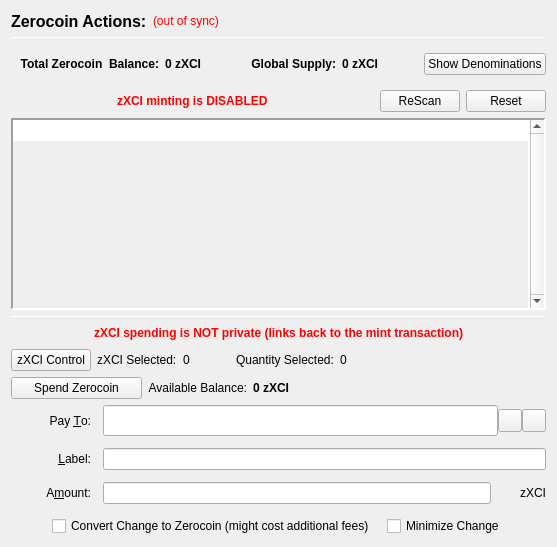
                  <widget class="QFrame" name="verticalFrameLeft">
                   <layout class="QVBoxLayout" name="verticalLayout_2">
                    <item>
                     <layout class="QVBoxLayout" name="verticalLayout_3">
                      <item>
                       <layout class="QHBoxLayout" name="horizontalLayout_3">
                        <item>
                         <widget class="QLabel" name="labelzXCIActions">
                          <property name="font">
                           <font>
                            <pointsize>12</pointsize>
                            <weight>75</weight>
                            <bold>true</bold>
                           </font>
                          </property>
                          <property name="text">
                           <string>Zerocoin Actions:</string>
                          </property>
                          <property name="alignment">
                           <set>Qt::AlignLeading|Qt::AlignLeft|Qt::AlignVCenter</set>
                          </property>
                         </widget>
                        </item>
                        <item>
                         <widget class="QLabel" name="labelzXCISyncStatus">
                          <property name="toolTip">
                           <string>The displayed information may be out of date. Your wallet automatically synchronizes with the XCIENTOS network after a connection is established, but this process has not completed yet.</string>
                          </property>
                          <property name="styleSheet">
                           <string notr="true">QLabel { color: red; }</string>
                          </property>
                          <property name="text">
                           <string notr="true">(out of sync)</string>
                          </property>
                          <property name="alignment">
                           <set>Qt::AlignLeading|Qt::AlignLeft|Qt::AlignVCenter</set>
                          </property>
                         </widget>
                        </item>
                        <item>
                         <spacer name="horizontalSpacer">
                          <property name="orientation">
                           <enum>Qt::Horizontal</enum>
                          </property>
                          <property name="sizeHint" stdset="0">
                           <size>
                            <width>40</width>
                            <height>20</height>
                           </size>
                          </property>
                         </spacer>
                        </item>
                       </layout>
                      </item>
                      <item>
                       <widget class="Line" name="lineUpperLeft">
                        <property name="minimumSize">
                         <size>
                          <width>0</width>
                          <height>1</height>
                         </size>
                        </property>
                        <property name="maximumSize">
                         <size>
                          <width>16777215</width>
                          <height>1</height>
                         </size>
                        </property>
                        <property name="frameShadow">
                         <enum>QFrame::Sunken</enum>
                        </property>
                        <property name="orientation">
                         <enum>Qt::Horizontal</enum>
                        </property>
                       </widget>
                      </item>
                      <item>
                       <widget class="QFrame" name="balanceSupplyFrame">
                        <layout class="QHBoxLayout" name="horizontalLayout_2" stretch="0,0,0,1,0">
                         <property name="rightMargin">
                          <number>0</number>
                         </property>
                         <item>
                          <layout class="QHBoxLayout" name="horizontalLayout_34">
                           <item>
                            <widget class="QLabel" name="labelzAvailableText_3">
                             <property name="font">
                              <font>
                               <weight>75</weight>
                               <bold>true</bold>
                              </font>
                             </property>
                             <property name="toolTip">
                              <string>Total Balance including unconfirmed and immature zXCI</string>
                             </property>
                             <property name="text">
                              <string>Total Zerocoin  Balance:</string>
                             </property>
                             <property name="alignment">
                              <set>Qt::AlignRight|Qt::AlignTrailing|Qt::AlignVCenter</set>
                             </property>
                            </widget>
                           </item>
                           <item>
                            <widget class="QLabel" name="labelzAvailableAmount_4">
                             <property name="minimumSize">
                              <size>
                               <width>40</width>
                               <height>0</height>
                              </size>
                             </property>
                             <property name="font">
                              <font>
                               <weight>75</weight>
                               <bold>true</bold>
                              </font>
                             </property>
                             <property name="toolTip">
                              <string>Total Balance including unconfirmed and immature zXCI</string>
                             </property>
                             <property name="text">
                              <string>0 zXCI</string>
                             </property>
                             <property name="alignment">
                              <set>Qt::AlignLeading|Qt::AlignLeft|Qt::AlignVCenter</set>
                             </property>
                            </widget>
                           </item>
                          </layout>
                         </item>
                         <item>
                          <spacer name="horizontalSpacer_32">
                           <property name="orientation">
                            <enum>Qt::Horizontal</enum>
                           </property>
                           <property name="sizeHint" stdset="0">
                            <size>
                             <width>40</width>
                             <height>20</height>
                            </size>
                           </property>
                          </spacer>
                         </item>
                         <item>
                          <layout class="QHBoxLayout" name="horizontalLayout_35">
                           <item>
                            <widget class="QLabel" name="labelZsupplyText_2">
                             <property name="font">
                              <font>
                               <weight>75</weight>
                               <bold>true</bold>
                              </font>
                             </property>
                             <property name="text">
                              <string>Global Supply:</string>
                             </property>
                             <property name="alignment">
                              <set>Qt::AlignRight|Qt::AlignTrailing|Qt::AlignVCenter</set>
                             </property>
                            </widget>
                           </item>
                           <item>
                            <widget class="QLabel" name="labelZsupplyAmount_2">
                             <property name="font">
                              <font>
                               <weight>75</weight>
                               <bold>true</bold>
                              </font>
                             </property>
                             <property name="text">
                              <string>0 zXCI</string>
                             </property>
                            </widget>
                           </item>
                          </layout>
                         </item>
                         <item>
                          <spacer name="horizontalSpacer_31">
                           <property name="orientation">
                            <enum>Qt::Horizontal</enum>
                           </property>
                           <property name="sizeHint" stdset="0">
                            <size>
                             <width>40</width>
                             <height>20</height>
                            </size>
                           </property>
                          </spacer>
                         </item>
                         <item>
                          <widget class="QPushButton" name="pushButtonShowDenoms">
                           <property name="toolTip">
                            <string>Show zXCI denominations list</string>
                           </property>
                           <property name="text">
                            <string>Show Denominations</string>
                           </property>
                          </widget>
                         </item>
                        </layout>
                       </widget>
                      </item>
                      <item>
                       <layout class="QHBoxLayout" name="horizontalLayout_4">
                        <item>
                         <spacer name="horizontalSpacer_2">
                          <property name="orientation">
                           <enum>Qt::Horizontal</enum>
                          </property>
                          <property name="sizeHint" stdset="0">
                           <size>
                            <width>40</width>
                            <height>20</height>
                           </size>
                          </property>
                         </spacer>
                        </item>
                        <item>
                         <widget class="QLabel" name="label">
                          <property name="styleSheet">
                           <string notr="true">color: red;
font-weight: bold;</string>
                          </property>
                          <property name="text">
                           <string>zXCI minting is DISABLED</string>
                          </property>
                         </widget>
                        </item>
                        <item>
                         <spacer name="horizontalSpacer_3">
                          <property name="orientation">
                           <enum>Qt::Horizontal</enum>
                          </property>
                          <property name="sizeHint" stdset="0">
                           <size>
                            <width>40</width>
                            <height>20</height>
                           </size>
                          </property>
                         </spacer>
                        </item>
                        <item>
                         <widget class="QPushButton" name="pushButtonMintReset">
                          <property name="maximumSize">
                           <size>
                            <width>80</width>
                            <height>16777215</height>
                           </size>
                          </property>
                          <property name="toolTip">
                           <string>Rescan the complete blockchain for  Zerocoin mints and their meta-data.</string>
                          </property>
                          <property name="text">
                           <string>ReScan</string>
                          </property>
                         </widget>
                        </item>
                        <item>
                         <widget class="QPushButton" name="pushButtonSpentReset">
                          <property name="maximumSize">
                           <size>
                            <width>80</width>
                            <height>16777215</height>
                           </size>
                          </property>
                          <property name="toolTip">
                           <string>Reset Zerocoin Wallet DB. Deletes transactions that did not make it into the blockchain.</string>
                          </property>
                          <property name="text">
                           <string>Reset</string>
                          </property>
                         </widget>
                        </item>
                       </layout>
                      </item>
                      <item>
                       <widget class="QPlainTextEdit" name="TEMintStatus">
                        <property name="font">
                         <font>
                          <pointsize>8</pointsize>
                         </font>
                        </property>
                        <property name="toolTip">
                         <string>Status and/or Mesages from the last Mint Action.</string>
                        </property>
                        <property name="frameShape">
                         <enum>QFrame::Panel</enum>
                        </property>
                        <property name="frameShadow">
                         <enum>QFrame::Sunken</enum>
                        </property>
                        <property name="lineWidth">
                         <number>2</number>
                        </property>
                        <property name="midLineWidth">
                         <number>2</number>
                        </property>
                        <property name="verticalScrollBarPolicy">
                         <enum>Qt::ScrollBarAlwaysOn</enum>
                        </property>
                        <property name="horizontalScrollBarPolicy">
                         <enum>Qt::ScrollBarAlwaysOff</enum>
                        </property>
                        <property name="readOnly">
                         <bool>true</bool>
                        </property>
                        <property name="plainText">
                         <string notr="true"/>
                        </property>
                        <property name="backgroundVisible">
                         <bool>true</bool>
                        </property>
                       </widget>
                      </item>
                      <item>
                       <widget class="Line" name="line">
                        <property name="minimumSize">
                         <size>
                          <width>0</width>
                          <height>1</height>
                         </size>
                        </property>
                        <property name="maximumSize">
                         <size>
                          <width>16777215</width>
                          <height>1</height>
                         </size>
                        </property>
                        <property name="orientation">
                         <enum>Qt::Horizontal</enum>
                        </property>
                       </widget>
                      </item>
                      <item>
                       <layout class="QHBoxLayout" name="horizontalLayout_7">
                        <item>
                         <spacer name="horizontalSpacer_18">
                          <property name="orientation">
                           <enum>Qt::Horizontal</enum>
                          </property>
                          <property name="sizeHint" stdset="0">
                           <size>
                            <width>40</width>
                            <height>20</height>
                           </size>
                          </property>
                         </spacer>
                        </item>
                        <item>
                         <widget class="QLabel" name="label_2">
                          <property name="styleSheet">
                           <string notr="true">color: red;
font-weight: bold;</string>
                          </property>
                          <property name="text">
                           <string>zXCI spending is NOT private (links back to the mint transaction)</string>
                          </property>
                         </widget>
                        </item>
                        <item>
                         <spacer name="horizontalSpacer_30">
                          <property name="orientation">
                           <enum>Qt::Horizontal</enum>
                          </property>
                          <property name="sizeHint" stdset="0">
                           <size>
                            <width>40</width>
                            <height>20</height>
                           </size>
                          </property>
                         </spacer>
                        </item>
                       </layout>
                      </item>
                      <item>
                       <layout class="QHBoxLayout" name="horizontalLayout_24">
                        <property name="leftMargin">
                         <number>0</number>
                        </property>
                        <property name="bottomMargin">
                         <number>0</number>
                        </property>
                        <item>
                         <widget class="QPushButton" name="pushButtonZPivControl">
                          <property name="text">
                           <string>zXCI Control</string>
                          </property>
                         </widget>
                        </item>
                        <item>
                         <widget class="QLabel" name="labelzPivSelected">
                          <property name="text">
                           <string>zXCI Selected:</string>
                          </property>
                         </widget>
                        </item>
                        <item>
                         <widget class="QLabel" name="labelzPivSelected_int">
                          <property name="text">
                           <string>0</string>
                          </property>
                         </widget>
                        </item>
                        <item>
                         <spacer name="horizontalSpacer_17">
                          <property name="orientation">
                           <enum>Qt::Horizontal</enum>
                          </property>
                          <property name="sizeType">
                           <enum>QSizePolicy::Fixed</enum>
                          </property>
                          <property name="sizeHint" stdset="0">
                           <size>
                            <width>40</width>
                            <height>20</height>
                           </size>
                          </property>
                         </spacer>
                        </item>
                        <item>
                         <widget class="QLabel" name="labelQuantitySelected">
                          <property name="text">
                           <string>Quantity Selected:</string>
                          </property>
                         </widget>
                        </item>
                        <item>
                         <widget class="QLabel" name="labelQuantitySelected_int">
                          <property name="text">
                           <string>0</string>
                          </property>
                         </widget>
                        </item>
                        <item>
                         <spacer name="horizontalSpacer_19">
                          <property name="orientation">
                           <enum>Qt::Horizontal</enum>
                          </property>
                          <property name="sizeHint" stdset="0">
                           <size>
                            <width>40</width>
                            <height>20</height>
                           </size>
                          </property>
                         </spacer>
                        </item>
                       </layout>
                      </item>
                      <item>
                       <layout class="QHBoxLayout" name="horizontalLayout_6">
                        <item>
                         <widget class="QPushButton" name="pushButtonSpendzXCI">
                          <property name="minimumSize">
                           <size>
                            <width>131</width>
                            <height>0</height>
                           </size>
                          </property>
                          <property name="toolTip">
                           <string>Spend Zerocoin. Without 'Pay To:' address creates payments to yourself.</string>
                          </property>
                          <property name="text">
                           <string>Spend Zerocoin</string>
                          </property>
                         </widget>
                        </item>
                        <item>
                         <widget class="QLabel" name="labelzXCIBalanceText">
                          <property name="toolTip">
                           <string>Available (mature and spendable) zXCI for spending</string>
                          </property>
                          <property name="text">
                           <string>Available Balance:</string>
                          </property>
                          <property name="alignment">
                           <set>Qt::AlignRight|Qt::AlignTrailing|Qt::AlignVCenter</set>
                          </property>
                         </widget>
                        </item>
                        <item>
                         <widget class="QLabel" name="labelzAvailableAmount_2">
                          <property name="font">
                           <font>
                            <weight>75</weight>
                            <bold>true</bold>
                           </font>
                          </property>
                          <property name="toolTip">
                           <string>Available (mature and spendable) zXCI for spending

zXCI are mature when they have more than 20 confirmations AND more than 2 mints of the same denomination after them were minted</string>
                          </property>
                          <property name="text">
                           <string>0 zXCI</string>
                          </property>
                          <property name="alignment">
                           <set>Qt::AlignLeading|Qt::AlignLeft|Qt::AlignVCenter</set>
                          </property>
                         </widget>
                        </item>
                        <item>
                         <spacer name="horizontalSpacer_4">
                          <property name="orientation">
                           <enum>Qt::Horizontal</enum>
                          </property>
                          <property name="sizeHint" stdset="0">
                           <size>
                            <width>40</width>
                            <height>20</height>
                           </size>
                          </property>
                         </spacer>
                        </item>
                       </layout>
                      </item>
                      <item>
                       <layout class="QGridLayout" name="gridLayout_7">
                        <property name="spacing">
                         <number>12</number>
                        </property>
                        <item row="0" column="0">
                         <widget class="QLabel" name="payToLabel">
                          <property name="minimumSize">
                           <size>
                            <width>80</width>
                            <height>0</height>
                           </size>
                          </property>
                          <property name="text">
                           <string>Pay &amp;To:</string>
                          </property>
                          <property name="alignment">
                           <set>Qt::AlignRight|Qt::AlignTrailing|Qt::AlignVCenter</set>
                          </property>
                          <property name="buddy">
                           <cstring>payTo</cstring>
                          </property>
                         </widget>
                        </item>
                        <item row="0" column="1">
                         <layout class="QHBoxLayout" name="payToLayout">
                          <property name="spacing">
                           <number>0</number>
                          </property>
                          <item>
                           <widget class="QValidatedLineEdit" name="payTo">
                            <property name="enabled">
                             <bool>true</bool>
                            </property>
                            <property name="minimumSize">
                             <size>
                              <width>0</width>
                              <height>31</height>
                             </size>
                            </property>
                            <property name="toolTip">
                             <string>The XCIENTOS address to send the payment to. Creates local payment to yourself when empty.</string>
                            </property>
                           </widget>
                          </item>
                          <item>
                           <widget class="QToolButton" name="addressBookButton">
                            <property name="toolTip">
                             <string>Choose previously used address</string>
                            </property>
                            <property name="text">
                             <string/>
                            </property>
                            <property name="icon">
                             <iconset resource="../xcientos.qrc">
                              <normaloff>:/icons/address-book</normaloff>:/icons/address-book</iconset>
                            </property>
                            <property name="shortcut">
                             <string>Alt+A</string>
                            </property>
                           </widget>
                          </item>
                          <item>
                           <widget class="QToolButton" name="pasteButton">
                            <property name="toolTip">
                             <string>Paste address from clipboard</string>
                            </property>
                            <property name="text">
                             <string/>
                            </property>
                            <property name="icon">
                             <iconset resource="../xcientos.qrc">
                              <normaloff>:/icons/editpaste</normaloff>:/icons/editpaste</iconset>
                            </property>
                            <property name="shortcut">
                             <string>Alt+P</string>
                            </property>
                           </widget>
                          </item>
                         </layout>
                        </item>
                        <item row="1" column="0">
                         <widget class="QLabel" name="labelLabel">
                          <property name="minimumSize">
                           <size>
                            <width>80</width>
                            <height>0</height>
                           </size>
                          </property>
                          <property name="text">
                           <string>&amp;Label:</string>
                          </property>
                          <property name="alignment">
                           <set>Qt::AlignRight|Qt::AlignTrailing|Qt::AlignVCenter</set>
                          </property>
                          <property name="buddy">
                           <cstring>addAsLabel</cstring>
                          </property>
                         </widget>
                        </item>
                        <item row="1" column="1">
                         <widget class="QLineEdit" name="addAsLabel">
                          <property name="toolTip">
                           <string>Enter a label for this address to add it to the list of used addresses</string>
                          </property>
                         </widget>
                        </item>
                        <item row="2" column="0">
                         <widget class="QLabel" name="amountLabel">
                          <property name="minimumSize">
                           <size>
                            <width>80</width>
                            <height>0</height>
                           </size>
                          </property>
                          <property name="text">
                           <string>A&amp;mount:</string>
                          </property>
                          <property name="alignment">
                           <set>Qt::AlignRight|Qt::AlignTrailing|Qt::AlignVCenter</set>
                          </property>
                          <property name="buddy">
                           <cstring>zXCIpayAmount</cstring>
                          </property>
                         </widget>
                        </item>
                        <item row="2" column="1">
                         <layout class="QHBoxLayout" name="horizontalLayout_9">
                          <property name="spacing">
                           <number>0</number>
                          </property>
                          <item>
                           <widget class="QLineEdit" name="zXCIpayAmount"/>
                          </item>
                          <item>
                           <widget class="QLabel" name="labelzXCI">
                            <property name="minimumSize">
                             <size>
                              <width>55</width>
                              <height>0</height>
                             </size>
                            </property>
                            <property name="text">
                             <string>zXCI</string>
                            </property>
                            <property name="alignment">
                             <set>Qt::AlignRight|Qt::AlignTrailing|Qt::AlignVCenter</set>
                            </property>
                           </widget>
                          </item>
                         </layout>
                        </item>
                        <item row="3" column="0" colspan="2">
                         <layout class="QHBoxLayout" name="horizontalLayout_10">
                          <item>
                           <spacer name="horizontalSpacer_5">
                            <property name="orientation">
                             <enum>Qt::Horizontal</enum>
                            </property>
                            <property name="sizeHint" stdset="0">
                             <size>
                              <width>40</width>
                              <height>20</height>
                             </size>
                            </property>
                           </spacer>
                          </item>
                          <item>
                           <widget class="QCheckBox" name="checkBoxMintChange">
                            <property name="sizePolicy">
                             <sizepolicy hsizetype="MinimumExpanding" vsizetype="Fixed">
                              <horstretch>0</horstretch>
                              <verstretch>0</verstretch>
                             </sizepolicy>
                            </property>
                            <property name="layoutDirection">
                             <enum>Qt::LeftToRight</enum>
                            </property>
                            <property name="text">
                             <string>Convert Change to Zerocoin (might cost additional fees)</string>
                            </property>
                           </widget>
                          </item>
                          <item>
                           <widget class="QCheckBox" name="checkBoxMinimizeChange">
                            <property name="toolTip">
                             <string>If checked, the wallet tries to minimize the returning change instead of minimizing the number of spent denominations.</string>
                            </property>
                            <property name="text">
                             <string>Minimize Change</string>
                            </property>
                           </widget>
                          </item>
                          <item>
                           <spacer name="horizontalSpacer_6">
                            <property name="orientation">
                             <enum>Qt::Horizontal</enum>
                            </property>
                            <property name="sizeHint" stdset="0">
                             <size>
                              <width>40</width>
                              <height>20</height>
                             </size>
                            </property>
                           </spacer>
                          </item>
                         </layout>
                        </item>
                       </layout>
                      </item>
                     </layout>
                    </item>
                   </layout>
                  </widget>
